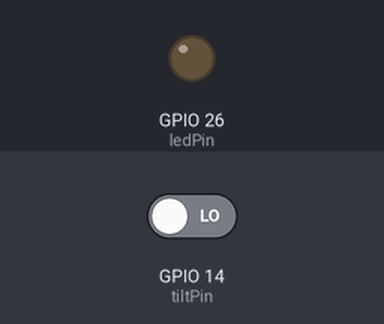
A sketch run on a simulated ESP32. On the bench: output pins drawn as LEDs (lit = HIGH). Inputs (shaded band) come from the test bench; at power-on: GPIO 14 (tiltPin) LOW. What the sketch prints to the serial monitor is not drawn.

Above: at 1.2 s.
1.3 s: GPIO 14 (tiltPin) driven HIGH
At 2.5 s:
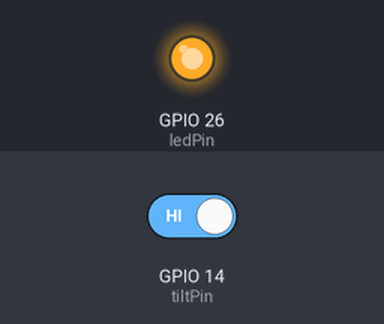
2.8 s: GPIO 14 (tiltPin) driven LOW
At 3.8 s:
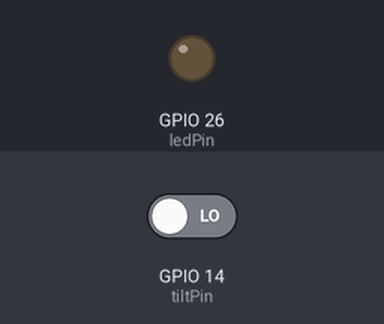
Timing chart, 0 to 5.8 s (numbered marks = the images above; inputs shaded):
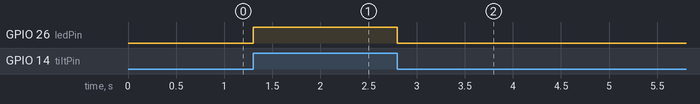

Measured:
- after the input at 1.3 s, GPIO 26 (ledPin): LOW → HIGH at once
- after the input at 2.8 s, GPIO 26 (ledPin): HIGH → LOW at once

The sketch:

5.2_tilt_switch.ino
```cpp
// Set pin numbers
const int tiltPin = 14;  // Tilt Switch
const int ledPin = 26;   // LED

// Variable for storing the tilt status
int tiltState = 0;

void setup() {
  Serial.begin(115200);
  // Initialize the tilt pin as an input
  pinMode(tiltPin, INPUT);
  // Initialize the LED pin as an output
  pinMode(ledPin, OUTPUT);
}

void loop() {
  // Read the state of the tilt switch
  tiltState = digitalRead(tiltPin);

  Serial.println(tiltState);
  // If the switch is upright
  if (tiltState == HIGH) {
    // Turn LED on
    digitalWrite(ledPin, HIGH);

  } else {
    // Turn LED off
    digitalWrite(ledPin, LOW);
  }
}
```
